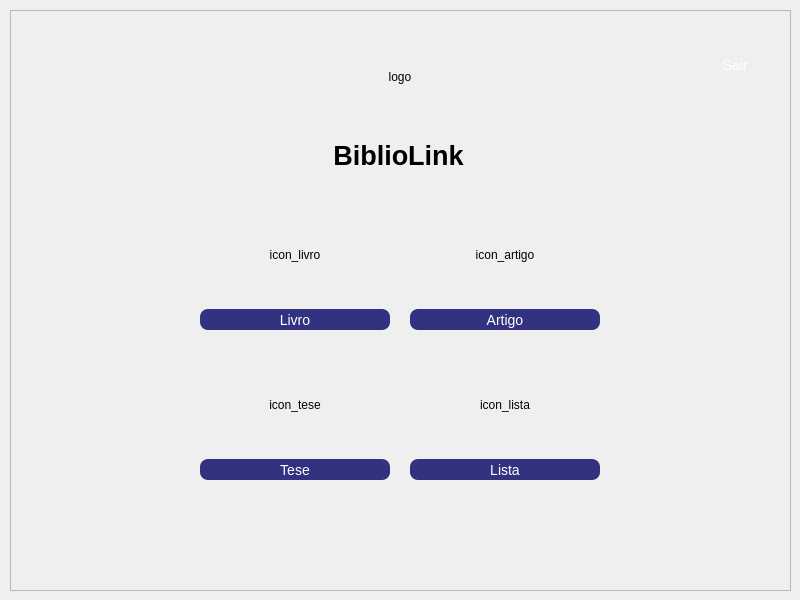
     <widget class="QWidget" name="page_sistema_home">
      <widget class="QFrame" name="frame_home_principal">
       <property name="geometry">
        <rect>
         <x>10</x>
         <y>10</y>
         <width>781</width>
         <height>581</height>
        </rect>
       </property>
       <property name="styleSheet">
        <string notr="true">QPushButton {
	font-family: 'Candara', Arial, sans-serif;
	font-size: 14px;
	background-color: rgb(51, 50, 128);
	border-radius: 8px;
	color: rgb(255, 255, 255);
}</string>
       </property>
       <property name="frameShape">
        <enum>QFrame::StyledPanel</enum>
       </property>
       <property name="frameShadow">
        <enum>QFrame::Raised</enum>
       </property>
       <widget class="QLabel" name="label_home_logo">
        <property name="geometry">
         <rect>
          <x>340</x>
          <y>17</y>
          <width>100</width>
          <height>100</height>
         </rect>
        </property>
        <property name="styleSheet">
         <string notr="true"/>
        </property>
        <property name="text">
         <string>logo</string>
        </property>
        <property name="alignment">
         <set>Qt::AlignCenter</set>
        </property>
       </widget>
       <widget class="QPushButton" name="pushButton_home_tese">
        <property name="geometry">
         <rect>
          <x>190</x>
          <y>449</y>
          <width>190</width>
          <height>21</height>
         </rect>
        </property>
        <property name="text">
         <string>Tese</string>
        </property>
        <property name="iconSize">
         <size>
          <width>100</width>
          <height>100</height>
         </size>
        </property>
       </widget>
       <widget class="QPushButton" name="pushButton_home_lista">
        <property name="geometry">
         <rect>
          <x>400</x>
          <y>449</y>
          <width>190</width>
          <height>21</height>
         </rect>
        </property>
        <property name="text">
         <string>Lista</string>
        </property>
        <property name="iconSize">
         <size>
          <width>100</width>
          <height>100</height>
         </size>
        </property>
       </widget>
       <widget class="QLabel" name="label_home_nome">
        <property name="geometry">
         <rect>
          <x>213</x>
          <y>120</y>
          <width>351</width>
          <height>51</height>
         </rect>
        </property>
        <property name="styleSheet">
         <string notr="true">font-family: 'Candara', Arial, sans-serif;</string>
        </property>
        <property name="text">
         <string>&lt;html&gt;&lt;head/&gt;&lt;body&gt;&lt;p align=&quot;center&quot;&gt;&lt;span style=&quot; font-size:20pt; font-weight:600;&quot;&gt;BiblioLink&lt;/span&gt;&lt;/p&gt;&lt;/body&gt;&lt;/html&gt;</string>
        </property>
        <property name="alignment">
         <set>Qt::AlignCenter</set>
        </property>
       </widget>
       <widget class="QPushButton" name="pushButton_home_sair">
        <property name="geometry">
         <rect>
          <x>700</x>
          <y>30</y>
          <width>50</width>
          <height>50</height>
         </rect>
        </property>
        <property name="styleSheet">
         <string notr="true">#pushButton_home_sair {
	background-color: none;
	border-radius: 1px;
	width: 50px;
	height: 50px;
}</string>
        </property>
        <property name="text">
         <string>Sair</string>
        </property>
       </widget>
       <widget class="QPushButton" name="pushButton_home_artigo">
        <property name="geometry">
         <rect>
          <x>400</x>
          <y>299</y>
          <width>190</width>
          <height>21</height>
         </rect>
        </property>
        <property name="text">
         <string>Artigo</string>
        </property>
        <property name="iconSize">
         <size>
          <width>100</width>
          <height>100</height>
         </size>
        </property>
       </widget>
       <widget class="QPushButton" name="pushButton_home_livro">
        <property name="geometry">
         <rect>
          <x>190</x>
          <y>299</y>
          <width>190</width>
          <height>21</height>
         </rect>
        </property>
        <property name="text">
         <string>Livro</string>
        </property>
        <property name="iconSize">
         <size>
          <width>100</width>
          <height>100</height>
         </size>
        </property>
       </widget>
       <widget class="QLabel" name="label_home_icon_livro">
        <property name="geometry">
         <rect>
          <x>235</x>
          <y>195</y>
          <width>100</width>
          <height>100</height>
         </rect>
        </property>
        <property name="styleSheet">
         <string notr="true">border-radius: 8px;</string>
        </property>
        <property name="text">
         <string>icon_livro</string>
        </property>
        <property name="alignment">
         <set>Qt::AlignCenter</set>
        </property>
       </widget>
       <widget class="QLabel" name="label_home_icon_artigo">
        <property name="geometry">
         <rect>
          <x>445</x>
          <y>195</y>
          <width>100</width>
          <height>100</height>
         </rect>
        </property>
        <property name="styleSheet">
         <string notr="true">border-radius: 8px;</string>
        </property>
        <property name="text">
         <string>icon_artigo</string>
        </property>
        <property name="alignment">
         <set>Qt::AlignCenter</set>
        </property>
       </widget>
       <widget class="QLabel" name="label_home_icon_tese">
        <property name="geometry">
         <rect>
          <x>235</x>
          <y>345</y>
          <width>100</width>
          <height>100</height>
         </rect>
        </property>
        <property name="styleSheet">
         <string notr="true">border-radius: 8px;</string>
        </property>
        <property name="text">
         <string>icon_tese</string>
        </property>
        <property name="alignment">
         <set>Qt::AlignCenter</set>
        </property>
       </widget>
       <widget class="QLabel" name="label_home_icon_lista">
        <property name="geometry">
         <rect>
          <x>445</x>
          <y>345</y>
          <width>100</width>
          <height>100</height>
         </rect>
        </property>
        <property name="styleSheet">
         <string notr="true">border-radius: 8px;</string>
        </property>
        <property name="text">
         <string>icon_lista</string>
        </property>
        <property name="alignment">
         <set>Qt::AlignCenter</set>
        </property>
       </widget>
      </widget>
     </widget>
